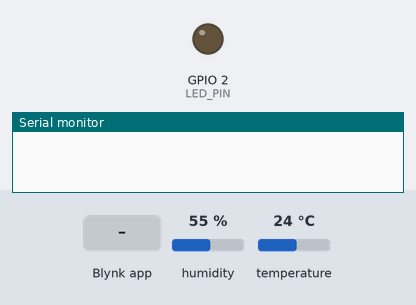
Simulated run of this sketch. Board: ESP32. Parts: output pins drawn as LEDs (lit = HIGH), the last lines printed to the serial monitor. Inputs (shaded band) come from the test bench; at power-on: humidity 55 %, temperature 24 °C. WiFi joins after 1.5 s; servers stay silent unless stated.

Above: at 3.0 s.
3.1 s: Blynk app writes 1 to V2
At 3.9 s:
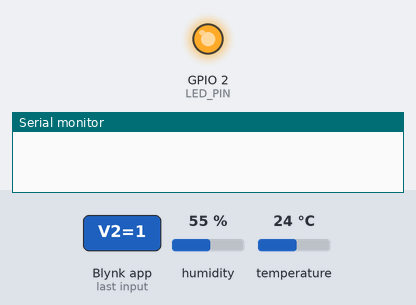
4.6 s: Blynk app writes 0 to V2
At 5.1 s:
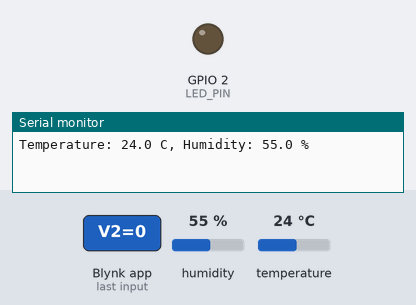
Timing chart, 0 to 7.6 s (numbered marks = the images above; inputs shaded):
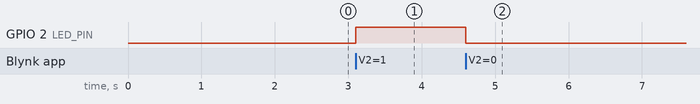

The sketch:

esp32_blynk_dht11.ino
```cpp
/*
  ESP32 + DHT11 telemetry + Blynk LED switch
  Datastreams: V0 temperature (Double), V1 humidity (Double), V2 LED (0/1).
  Install Blynk and a compatible DHT sensor library.
  Check your module pinout before wiring.
*/
#define BLYNK_TEMPLATE_ID   "TMPLxxxxxxxx"
#define BLYNK_TEMPLATE_NAME "IoT Learning Lab"
#define BLYNK_AUTH_TOKEN    "YOUR_DEVICE_AUTH_TOKEN"

#include <WiFi.h>
#include <BlynkSimpleEsp32.h>
#include <DHT.h>

char ssid[] = "YOUR_WIFI_NAME";
char pass[] = "YOUR_WIFI_PASSWORD";

constexpr uint8_t DHT_PIN = 4;
constexpr uint8_t LED_PIN = 2;
#define DHTTYPE DHT11
DHT dht(DHT_PIN, DHTTYPE);
BlynkTimer timer;

void sendSensorReadings() {
  float humidity = dht.readHumidity();
  float temperature = dht.readTemperature();

  if (isnan(humidity) || isnan(temperature)) {
    Serial.println("DHT read failed; skipping cloud update.");
    return;
  }

  Serial.printf("Temperature: %.1f C, Humidity: %.1f %%\n",
                temperature, humidity);
  Blynk.virtualWrite(V0, temperature);
  Blynk.virtualWrite(V1, humidity);
}

BLYNK_WRITE(V2) {
  int requested = param.asInt();
  if (requested == 0 || requested == 1) {
    digitalWrite(LED_PIN, requested ? HIGH : LOW);
  }
}

void setup() {
  Serial.begin(115200);
  pinMode(LED_PIN, OUTPUT);
  digitalWrite(LED_PIN, LOW);
  dht.begin();

  Blynk.begin(BLYNK_AUTH_TOKEN, ssid, pass);
  timer.setInterval(3000L, sendSensorReadings);
}

void loop() {
  Blynk.run();
  timer.run();
}
```

Measured:
- after the input at 3.1 s, GPIO 2 (LED_PIN): LOW → HIGH at once
- after the input at 4.6 s, GPIO 2 (LED_PIN): HIGH → LOW at once
